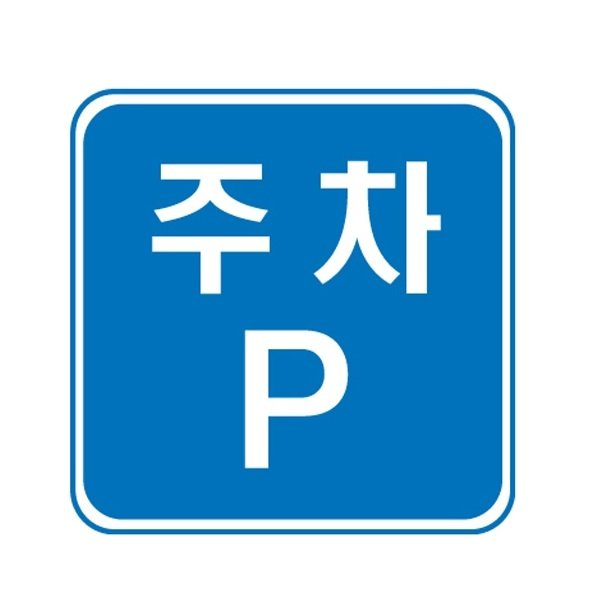
#> input picture 주차표지판.jpg, 600 x 600 px, given in place of the camera
$ python houghlineP.py
#> lines starting #> are read from the running program, lines starting #| are printed output that depends on the picture; after the words box and inside, x2 and y2 are one past the last pixel; in counts of white or black regions, pixels touching at a corner belong together
# use houghlineP function
# detect line in gray scale

import numpy as np
import cv2

camera = cv2.VideoCapture(0)
camera.set(cv2.CAP_PROP_FRAME_WIDTH, 640)
camera.set(cv2.CAP_PROP_FRAME_HEIGHT, 480)

while True:

    ret, frame = camera.read()
#> frame is the input picture: shape (600, 600, 3); mean B, G, R 223.1, 191.2, 140.3

    edges = cv2.Canny(frame, 50, 200, apertureSize=3)
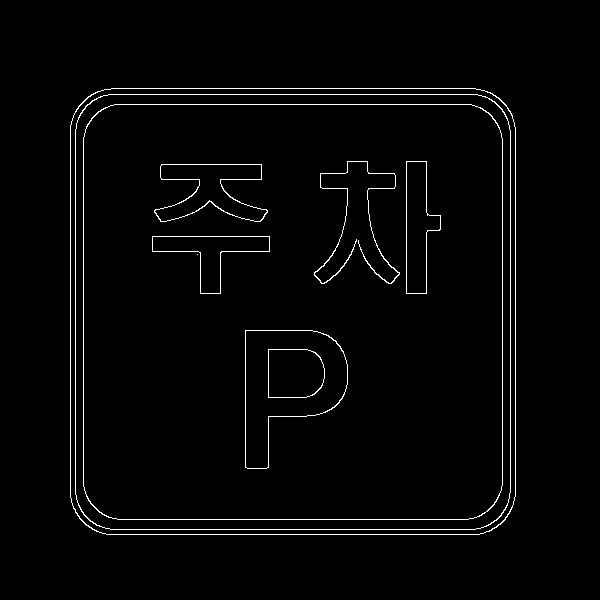
#> edges: shape (600, 600); 2.1% white in thin lines or dots, all inside (x1, y1, x2, y2) = (70, 88, 516, 535)
    gray = cv2.cvtColor(edges, cv2.COLOR_GRAY2BGR)
    minLineLength = 50
    maxLineGap = 50

    lines = cv2.HoughLinesP(edges, 1, np.pi / 360, 100, minLineLength, maxLineGap)
#> lines = 16 rows, first 6: [108, 94, 477, 94], [75, 494, 75, 129], [114, 104, 471, 104], [83, 486, 83, 137], [510, 492, 510, 130], [106, 534, 479, 534]

    if lines is not None:
        for line in lines:
            x1, y1, x2, y2 = line[0]
            cv2.line(gray, (x1, y1), (x2, y2), (0, 255, 0), 5)
#> this loop made 16 passes
#> (x1, y1, x2, y2) on passes 1 to 12: (108, 94, 477, 94), (75, 494, 75, 129), (114, 104, 471, 104), (83, 486, 83, 137), (510, 492, 510, 130), (106, 534, 479, 534), (111, 88, 475, 88), (70, 497, 70, 125), (110, 529, 475, 529), (515, 496, 515, 127), (117, 519, 468, 519), (502, 485, 502, 138)
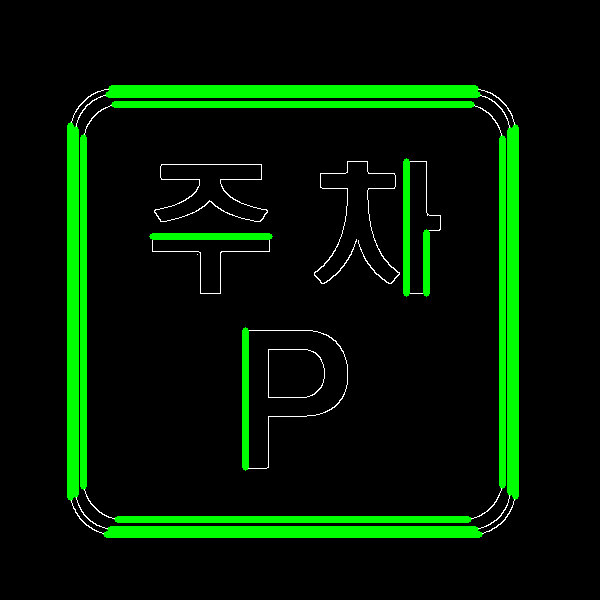
#> gray: shape (600, 600, 3); mean B, G, R 1.9, 24.1, 1.9

    cv2.imshow("img3", gray)


    if cv2.waitKey(1) > 0: break
#> (key Esc is pressed here)

camera.release()
cv2.destroyAllWindows()
